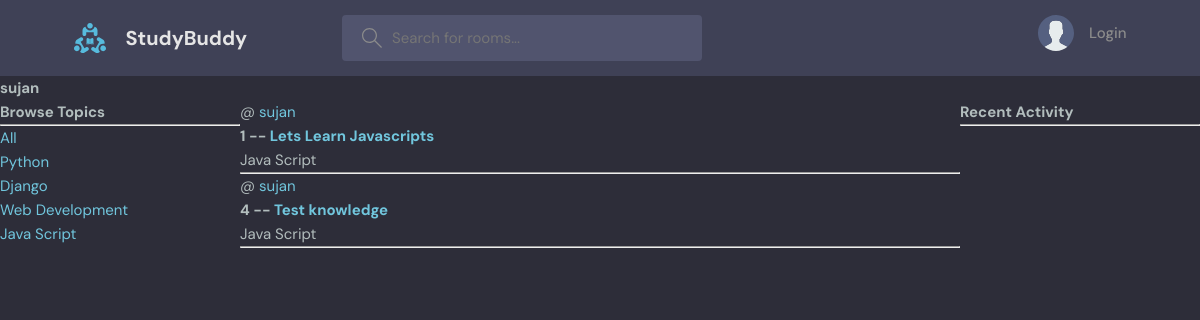
Page /profile/1/ on the committed database.
### base/models.py (models this page shows, shortened)
class Topic(models.Model):
    name = models.CharField(max_length=200)

class Room(models.Model):
    host = models.ForeignKey(User, on_delete=models.SET_NULL, null=True)
    topic = models.ForeignKey(Topic, on_delete=models.SET_NULL, null=True)
    name = models.CharField(max_length=200)
    description = models.TextField(null=True, blank=True)
    participants = models.ManyToManyField(User, related_name='participants', blank=True)
    updated = models.DateTimeField(auto_now=True)
    created = models.DateTimeField(auto_now_add=True)
    class Meta:
        ordering = ['-updated', '-created']

### base/views.py (the view)
# urls.py: path('profile/<str:pk>/', views.userProfile, name="profile"),
def userProfile(request, pk):
    user = User.objects.get(id=pk)
    rooms = user.room_set.all()
    room_messages = user.message_set.all()
    topics = Topic.objects.all()
    context = {'user': user, 'room_messages': room_messages, 'topics': topics, 'rooms': rooms}
    return render(request, 'base/profile.html', context)

### base/templates/base/profile.html (shortened to what this page needs)
{% extends 'main.html' %}
{% block content %}
<h1>{{user}}</h1>
<div class="profile-container">
    <div>
        {% include 'base/topics_components.html' %}
    </div>
    <div>
        {% include 'base/feed_components.html' %}
    </div>
    <div>
        {% include "base/activity-component.html" %}
    </div>
</div>
{% endblock content %}

### templates/main.html (shortened to what this page needs)
<!DOCTYPE html>
<html lang="en">
{% load static %}
<head>
    <link rel="stylesheet" href="{% static 'styles/style.css' %}" />
</head>
<body>
    {% include 'navbar.html'%}
    {% block content %}
    {% endblock content %}
</body>
</html>

### templates/navbar.html (shortened to what this page needs)
{% load static%}
    <header class="header header--loggedIn">
      <div class="container">
        <a href="/" class="header__logo">
          <img src="{% static 'images/logo.svg' %}" />
          <h1>StudyBuddy</h1>
        </a>
        <form class="header__search" action="{% url 'home' %}" method="GET">
          <label>
            <input placeholder="Search for rooms..." type="text" name="q"/>
          </label>
        </form>
        <nav class="header__menu">
{% if request.user.is_authenticated %}
          <div class="header__user">
            <a href="profile.html">
              <div class="avatar avatar--medium active">
                <img src="https://randomuser.me/api/portraits/men/37.jpg" />
              </div>
              <p>{{request.user.username}} <span>@{{request.user.username}}</span></p>
            </a>
            <button class="dropdown-button">
              <svg version="1.1" xmlns="http://www.w3.org/2000/svg" width="32" height="32" viewBox="0 0 32 32">
                <title>chevron-down</title>
                <path d="M16 21l-13-13h-3l16 16 16-16h-3l-13 13z"></path>
              </svg>
            </button>
          </div>
          <div class="dropdown-menu">
            <a href="settings.html" class="dropdown-link"
              ><svg version="1.1" xmlns="http://www.w3.org/2000/svg" width="32" height="32" viewBox="0 0 32 32">
                <title>tools</title>
                <path
                  d="M27.465 32c-1.211 0-2.35-0.471-3.207-1.328l-9.392-9.391c-2.369 0.898-4.898 0.951-7.355 0.15-3.274-1.074-5.869-3.67-6.943-6.942-0.879-2.682-0.734-5.45 0.419-8.004 0.135-0.299 0.408-0.512 0.731-0.572 0.32-0.051 0.654 0.045 0.887 0.277l5.394 5.395 3.586-3.586-5.394-5.395c-0.232-0.232-0.336-0.564-0.276-0.887s0.272-0.596 0.572-0.732c2.552-1.152 5.318-1.295 8.001-0.418 3.274 1.074 5.869 3.67 6.943 6.942 0.806 2.457 0.752 4.987-0.15 7.358l9.392 9.391c0.844 0.842 1.328 2.012 1.328 3.207-0 2.5-2.034 4.535-4.535 4.535zM15.101 19.102c0.26 0 0.516 0.102 0.707 0.293l9.864 9.863c0.479 0.479 1.116 0.742 1.793 0.742 1.398 0 2.535-1.137 2.535-2.535 0-0.668-0.27-1.322-0.742-1.793l-9.864-9.863c-0.294-0.295-0.376-0.74-0.204-1.119 0.943-2.090 1.061-4.357 0.341-6.555-0.863-2.631-3.034-4.801-5.665-5.666-1.713-0.561-3.468-0.609-5.145-0.164l4.986 4.988c0.391 0.391 0.391 1.023 0 1.414l-5 5c-0.188 0.188-0.441 0.293-0.707 0.293s-0.52-0.105-0.707-0.293l-4.987-4.988c-0.45 1.682-0.397 3.436 0.164 5.146 0.863 2.631 3.034 4.801 5.665 5.666 2.2 0.721 4.466 0.604 6.555-0.342 0.132-0.059 0.271-0.088 0.411-0.088z"
                ></path>
              </svg>
              Settings</a
            >
            <a href="{% url 'logout' %}" class="dropdown-link"
              ><svg version="1.1" xmlns="http://www.w3.org/2000/svg" width="32" height="32" viewBox="0 0 32 32">
                <title>sign-out</title>
                <path
                  d="M3 0h22c0.553 0 1 0 1 0.553l-0 3.447h-2v-2h-20v28h20v-2h2l0 3.447c0 0.553-0.447 0.553-1 0.553h-22c-0.553 0-1-0.447-1-1v-30c0-0.553 0.447-1 1-1z"
                ></path>
                <path
                  d="M21.879 21.293l1.414 1.414 6.707-6.707-6.707-6.707-1.414 1.414 4.293 4.293h-14.172v2h14.172l-4.293 4.293z"
                ></path>
              </svg>
              Logout</a
            >
          </div>
{% else %}
          <a href="{% url 'login' %}">
            <img src= "{% static 'images/avatar.svg' %}" />
            <p>Login</p>
          </a>
{% endif %}
        </nav>
      </div>
    </header>

### base/templates/base/topics_components.html
<h3>Browse Topics</h3>
<hr>
<div>
    <a href="{% url 'home'%}">All</a>
</div>
{% for topic in topics %}
    <a href="{% url 'home' %}?q={{topic.name}}">{{topic.name}}</a>
    <br>
{% endfor %}

### base/templates/base/feed_components.html (shortened to what this page needs)
<div>
        {% for room in rooms %}
        <div>
            <span>@ <a href="{% url 'profile' room.host.id %}">{{room.host.username}}</a></span>
            <h5>{{room.id}} -- <a href="{% url 'room' room.id %}">{{room.name}}</a> </h5>
            <small>{{room.topic.name}}</small>
            <hr>
        </div>
        {%endfor%}
    </div>

### base/templates/base/activity-component.html (shortened to what this page needs)
<h3>Recent Activity</h3>
    <hr>

### static/styles/style.css (style rules this page uses)
:root { --color-main: #71c6dd; --color-main-light: #e1f6fb; --color-dark: #3f4156; --color-dark-medium: #51546e; --color-dark-light: #696d97; --color-light: #e5e5e5; --color-gray: #8b8b8b; --color-light-gray: #b2bdbd; --color-bg: #2d2d39; --color-success: #5dd693; --color-error: #fc4b0b; }
* { font-family: "DM Sans", -apple-system, BlinkMacSystemFont, "Segoe UI", Roboto, Oxygen, Ubuntu, Cantarell, "Open Sans", "Helvetica Neue", sans-serif; margin: 0; padding: 0; box-sizing: border-box; text-rendering: optimizeLegibility; font-size: inherit; }
html { font-size: 56.25%; }
@media only screen and (min-width: 1200px) { html { font-size: 62.5%; } }
body { line-height: 1.6; font-weight: 400; font-size: 1.5rem; color: var(--color-light-gray); background-color: var(--color-bg); min-height: 100vh; }
img { width: 100%; }
a { display: inline-block; color: var(--color-main); text-decoration: none; }
.container { max-width: 120rem; width: 90%; margin: auto; }
.header { padding: 1.5rem; background-color: var(--color-dark); }
.header > .container { display: flex; gap: 9.5rem; }
.header__logo, .header__user { display: flex; gap: 2rem; align-items: center; }
.header__logo > img { height: 3.2rem; width: 3.2rem; }
.header__logo > h1 { font-weight: 700; font-size: 2rem; color: var(--color-light); }
.header__search > label { background-color: var(--color-dark-medium); padding: 1.3rem 1rem; display: flex; align-items: center; gap: 1rem; border-radius: 4px; }
.header__search svg { fill: var(--color-gray); width: 2rem; height: 2rem; margin-left: 1rem; }
.header__search input { width: 30rem; background: transparent; border: none; outline: none; color: var(--color-light); }
.header__menu { margin-left: auto; position: relative; }
.header__menu a { display: flex; gap: 1.5rem; align-items: center; font-weight: 500; text-decoration: none; color: var(--color-gray); }
.header__menu img { height: 3.6rem; }
.header__menu p { line-height: 1.2; }

### base/templates/base/profile.html (style rules this page uses)
.profile-container { display: grid; grid-template-columns: 1fr 3fr 1fr; }

### rows in the picture
Topic: name "Python"
Topic: name "Django"
Topic: name "Web Development"
Topic: name "Java Script"
Room: host.username "sujan", id "1", name "Lets Learn Javascripts", topic.name "Java Script"
Room: host.username "sujan", id "4", name "Test knowledge", topic.name "Java Script"

### other values in the picture
{{ user }} "sujan"
